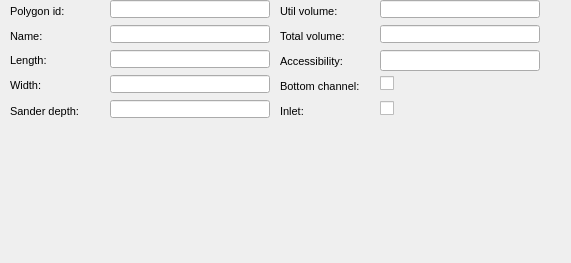
      <widget class="QWidget" name="page_2">
       <property name="geometry">
        <rect>
         <x>0</x>
         <y>0</y>
         <width>571</width>
         <height>263</height>
        </rect>
       </property>
       <attribute name="label">
        <string>Specific information</string>
       </attribute>
       <widget class="QLineEdit" name="total_width">
        <property name="geometry">
         <rect>
          <x>110</x>
          <y>75</y>
          <width>160</width>
          <height>18</height>
         </rect>
        </property>
        <property name="inputMask">
         <string/>
        </property>
        <property name="text">
         <string/>
        </property>
        <property name="frame">
         <bool>true</bool>
        </property>
       </widget>
       <widget class="QLineEdit" name="total_length">
        <property name="geometry">
         <rect>
          <x>110</x>
          <y>50</y>
          <width>160</width>
          <height>18</height>
         </rect>
        </property>
        <property name="inputMask">
         <string/>
        </property>
        <property name="text">
         <string/>
        </property>
        <property name="frame">
         <bool>true</bool>
        </property>
       </widget>
       <widget class="QLabel" name="label_total_length">
        <property name="geometry">
         <rect>
          <x>10</x>
          <y>45</y>
          <width>111</width>
          <height>31</height>
         </rect>
        </property>
        <property name="font">
         <font>
          <pointsize>8</pointsize>
         </font>
        </property>
        <property name="frameShape">
         <enum>QFrame::NoFrame</enum>
        </property>
        <property name="frameShadow">
         <enum>QFrame::Plain</enum>
        </property>
        <property name="text">
         <string>Length:</string>
        </property>
        <property name="textFormat">
         <enum>Qt::AutoText</enum>
        </property>
        <property name="scaledContents">
         <bool>false</bool>
        </property>
        <property name="alignment">
         <set>Qt::AlignLeading|Qt::AlignLeft|Qt::AlignVCenter</set>
        </property>
        <property name="wordWrap">
         <bool>true</bool>
        </property>
        <property name="margin">
         <number>3</number>
        </property>
       </widget>
       <widget class="QLabel" name="label_total_volume">
        <property name="geometry">
         <rect>
          <x>280</x>
          <y>25</y>
          <width>71</width>
          <height>22</height>
         </rect>
        </property>
        <property name="font">
         <font>
          <pointsize>8</pointsize>
         </font>
        </property>
        <property name="frameShape">
         <enum>QFrame::NoFrame</enum>
        </property>
        <property name="frameShadow">
         <enum>QFrame::Plain</enum>
        </property>
        <property name="text">
         <string>Total volume:</string>
        </property>
        <property name="textFormat">
         <enum>Qt::AutoText</enum>
        </property>
        <property name="scaledContents">
         <bool>false</bool>
        </property>
        <property name="alignment">
         <set>Qt::AlignLeading|Qt::AlignLeft|Qt::AlignVCenter</set>
        </property>
        <property name="margin">
         <number>3</number>
        </property>
       </widget>
       <widget class="QLabel" name="label_total_width">
        <property name="geometry">
         <rect>
          <x>10</x>
          <y>70</y>
          <width>101</width>
          <height>31</height>
         </rect>
        </property>
        <property name="font">
         <font>
          <pointsize>8</pointsize>
         </font>
        </property>
        <property name="frameShape">
         <enum>QFrame::NoFrame</enum>
        </property>
        <property name="frameShadow">
         <enum>QFrame::Plain</enum>
        </property>
        <property name="text">
         <string>Width:</string>
        </property>
        <property name="textFormat">
         <enum>Qt::AutoText</enum>
        </property>
        <property name="scaledContents">
         <bool>false</bool>
        </property>
        <property name="alignment">
         <set>Qt::AlignLeading|Qt::AlignLeft|Qt::AlignVCenter</set>
        </property>
        <property name="wordWrap">
         <bool>true</bool>
        </property>
        <property name="margin">
         <number>3</number>
        </property>
       </widget>
       <widget class="QLineEdit" name="total_volume">
        <property name="geometry">
         <rect>
          <x>380</x>
          <y>25</y>
          <width>160</width>
          <height>18</height>
         </rect>
        </property>
        <property name="inputMask">
         <string/>
        </property>
        <property name="text">
         <string/>
        </property>
        <property name="frame">
         <bool>true</bool>
        </property>
       </widget>
       <widget class="QLabel" name="label_name">
        <property name="geometry">
         <rect>
          <x>10</x>
          <y>25</y>
          <width>91</width>
          <height>22</height>
         </rect>
        </property>
        <property name="font">
         <font>
          <pointsize>8</pointsize>
         </font>
        </property>
        <property name="frameShape">
         <enum>QFrame::NoFrame</enum>
        </property>
        <property name="frameShadow">
         <enum>QFrame::Plain</enum>
        </property>
        <property name="text">
         <string>Name:</string>
        </property>
        <property name="textFormat">
         <enum>Qt::AutoText</enum>
        </property>
        <property name="scaledContents">
         <bool>false</bool>
        </property>
        <property name="alignment">
         <set>Qt::AlignLeading|Qt::AlignLeft|Qt::AlignVCenter</set>
        </property>
        <property name="margin">
         <number>3</number>
        </property>
       </widget>
       <widget class="QLineEdit" name="name">
        <property name="geometry">
         <rect>
          <x>110</x>
          <y>25</y>
          <width>160</width>
          <height>18</height>
         </rect>
        </property>
        <property name="inputMask">
         <string/>
        </property>
        <property name="text">
         <string/>
        </property>
        <property name="frame">
         <bool>true</bool>
        </property>
       </widget>
       <widget class="QCheckBox" name="bottom_channel">
        <property name="geometry">
         <rect>
          <x>380</x>
          <y>75</y>
          <width>101</width>
          <height>17</height>
         </rect>
        </property>
        <property name="text">
         <string/>
        </property>
       </widget>
       <widget class="QLabel" name="label_accessibility">
        <property name="geometry">
         <rect>
          <x>280</x>
          <y>50</y>
          <width>91</width>
          <height>22</height>
         </rect>
        </property>
        <property name="font">
         <font>
          <pointsize>8</pointsize>
         </font>
        </property>
        <property name="frameShape">
         <enum>QFrame::NoFrame</enum>
        </property>
        <property name="frameShadow">
         <enum>QFrame::Plain</enum>
        </property>
        <property name="text">
         <string>Accessibility:</string>
        </property>
        <property name="textFormat">
         <enum>Qt::AutoText</enum>
        </property>
        <property name="scaledContents">
         <bool>false</bool>
        </property>
        <property name="alignment">
         <set>Qt::AlignLeading|Qt::AlignLeft|Qt::AlignVCenter</set>
        </property>
        <property name="margin">
         <number>3</number>
        </property>
       </widget>
       <widget class="QLineEdit" name="mh_chamber">
        <property name="geometry">
         <rect>
          <x>380</x>
          <y>50</y>
          <width>160</width>
          <height>21</height>
         </rect>
        </property>
        <property name="inputMask">
         <string/>
        </property>
        <property name="text">
         <string/>
        </property>
        <property name="frame">
         <bool>true</bool>
        </property>
       </widget>
       <widget class="QCheckBox" name="inlet">
        <property name="geometry">
         <rect>
          <x>380</x>
          <y>100</y>
          <width>61</width>
          <height>17</height>
         </rect>
        </property>
        <property name="text">
         <string/>
        </property>
       </widget>
       <widget class="QLabel" name="label_pol_id">
        <property name="geometry">
         <rect>
          <x>10</x>
          <y>0</y>
          <width>91</width>
          <height>22</height>
         </rect>
        </property>
        <property name="font">
         <font>
          <pointsize>8</pointsize>
         </font>
        </property>
        <property name="frameShape">
         <enum>QFrame::NoFrame</enum>
        </property>
        <property name="frameShadow">
         <enum>QFrame::Plain</enum>
        </property>
        <property name="text">
         <string>Polygon id:</string>
        </property>
        <property name="textFormat">
         <enum>Qt::AutoText</enum>
        </property>
        <property name="scaledContents">
         <bool>false</bool>
        </property>
        <property name="alignment">
         <set>Qt::AlignLeading|Qt::AlignLeft|Qt::AlignVCenter</set>
        </property>
        <property name="margin">
         <number>3</number>
        </property>
       </widget>
       <widget class="QLineEdit" name="pol_id">
        <property name="geometry">
         <rect>
          <x>110</x>
          <y>0</y>
          <width>160</width>
          <height>18</height>
         </rect>
        </property>
        <property name="inputMask">
         <string/>
        </property>
        <property name="text">
         <string/>
        </property>
        <property name="frame">
         <bool>true</bool>
        </property>
       </widget>
       <widget class="QLabel" name="label_sander_depth">
        <property name="geometry">
         <rect>
          <x>10</x>
          <y>100</y>
          <width>81</width>
          <height>22</height>
         </rect>
        </property>
        <property name="font">
         <font>
          <pointsize>8</pointsize>
         </font>
        </property>
        <property name="frameShape">
         <enum>QFrame::NoFrame</enum>
        </property>
        <property name="frameShadow">
         <enum>QFrame::Plain</enum>
        </property>
        <property name="text">
         <string>Sander depth:</string>
        </property>
        <property name="textFormat">
         <enum>Qt::AutoText</enum>
        </property>
        <property name="scaledContents">
         <bool>false</bool>
        </property>
        <property name="alignment">
         <set>Qt::AlignLeading|Qt::AlignLeft|Qt::AlignVCenter</set>
        </property>
        <property name="margin">
         <number>3</number>
        </property>
       </widget>
       <widget class="QLineEdit" name="sander_depth">
        <property name="geometry">
         <rect>
          <x>110</x>
          <y>100</y>
          <width>160</width>
          <height>18</height>
         </rect>
        </property>
        <property name="inputMask">
         <string/>
        </property>
        <property name="text">
         <string/>
        </property>
        <property name="frame">
         <bool>true</bool>
        </property>
       </widget>
       <widget class="QLabel" name="label_util_volume">
        <property name="geometry">
         <rect>
          <x>280</x>
          <y>0</y>
          <width>71</width>
          <height>22</height>
         </rect>
        </property>
        <property name="font">
         <font>
          <pointsize>8</pointsize>
         </font>
        </property>
        <property name="frameShape">
         <enum>QFrame::NoFrame</enum>
        </property>
        <property name="frameShadow">
         <enum>QFrame::Plain</enum>
        </property>
        <property name="text">
         <string>Util volume:</string>
        </property>
        <property name="textFormat">
         <enum>Qt::AutoText</enum>
        </property>
        <property name="scaledContents">
         <bool>false</bool>
        </property>
        <property name="alignment">
         <set>Qt::AlignLeading|Qt::AlignLeft|Qt::AlignVCenter</set>
        </property>
        <property name="margin">
         <number>3</number>
        </property>
       </widget>
       <widget class="QLineEdit" name="util_volume">
        <property name="geometry">
         <rect>
          <x>380</x>
          <y>0</y>
          <width>160</width>
          <height>18</height>
         </rect>
        </property>
        <property name="inputMask">
         <string/>
        </property>
        <property name="text">
         <string/>
        </property>
        <property name="frame">
         <bool>true</bool>
        </property>
       </widget>
       <widget class="QLabel" name="label_bottom_channel">
        <property name="geometry">
         <rect>
          <x>280</x>
          <y>75</y>
          <width>91</width>
          <height>22</height>
         </rect>
        </property>
        <property name="font">
         <font>
          <pointsize>8</pointsize>
         </font>
        </property>
        <property name="frameShape">
         <enum>QFrame::NoFrame</enum>
        </property>
        <property name="frameShadow">
         <enum>QFrame::Plain</enum>
        </property>
        <property name="text">
         <string>Bottom channel:</string>
        </property>
        <property name="textFormat">
         <enum>Qt::AutoText</enum>
        </property>
        <property name="scaledContents">
         <bool>false</bool>
        </property>
        <property name="alignment">
         <set>Qt::AlignLeading|Qt::AlignLeft|Qt::AlignVCenter</set>
        </property>
        <property name="margin">
         <number>3</number>
        </property>
       </widget>
       <widget class="QLabel" name="label_inlet">
        <property name="geometry">
         <rect>
          <x>280</x>
          <y>100</y>
          <width>91</width>
          <height>22</height>
         </rect>
        </property>
        <property name="font">
         <font>
          <pointsize>8</pointsize>
         </font>
        </property>
        <property name="frameShape">
         <enum>QFrame::NoFrame</enum>
        </property>
        <property name="frameShadow">
         <enum>QFrame::Plain</enum>
        </property>
        <property name="text">
         <string>Inlet:</string>
        </property>
        <property name="textFormat">
         <enum>Qt::AutoText</enum>
        </property>
        <property name="scaledContents">
         <bool>false</bool>
        </property>
        <property name="alignment">
         <set>Qt::AlignLeading|Qt::AlignLeft|Qt::AlignVCenter</set>
        </property>
        <property name="margin">
         <number>3</number>
        </property>
       </widget>
      </widget>
